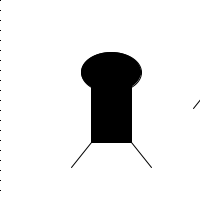
Frame 1 (no input)
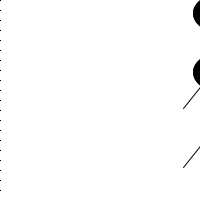
Frame 60 (the mouse pressed at the canvas centre just before this capture)
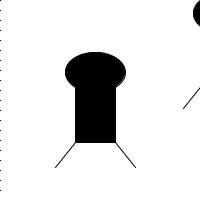
Frame 120 (the mouse held since frame 60 and released just before this capture)

The Processing sketch that drew these frames (run headless with seeded random() and noise(); from frame 60 on, the mouse is pressed at the canvas centre):

// Processing sketch: processing_132199
// ── processing_132199.pde

Monster mijnMonster;
Monster mijnMonster2;
Monster mijnMonster3;






void setup(){
size(200,200);
mijnMonster = new Monster(203, 23, 5);
mijnMonster2 = new Monster(75, 82, 8);
mijnMonster3 = new Monster(410, 245, 2);


}
 
 
 
void draw(){ 
background(255);
  mijnMonster.drawBeweging();
  mijnMonster.drawAchtergrond();
  mijnMonster.drawMonstertje();
 
  mijnMonster2.drawBeweging();
  mijnMonster2.drawAchtergrond();
  mijnMonster2.drawMonstertje();
 
  mijnMonster3.drawBeweging();
  mijnMonster3.drawAchtergrond();
  mijnMonster3.drawMonstertje();
}



class Monster {
int waardeX;
int waardeY;
int richting;
boolean roel;
int teller;
int achtergrondX;
int achtergrondBreedte;
int achtergrondHoogte;

Monster (int tempX, int tempY, int tempRichting) {
    waardeX = tempX; 
    waardeY = tempY; 
    richting = tempRichting; 
    roel = true;

}

 
   
void drawMonstertje(){
rect(waardeX,waardeY,40,60);        
ellipseMode(CENTER);
ellipse(waardeX+20,waardeY-10,60,40); 
line(waardeX,waardeY+60,waardeX-20,waardeY+85);
line(waardeX+40,waardeY+60,waardeX+60,waardeY+85); 
fill(0);
ellipseMode(CENTER);
ellipse(waardeX,waardeY-10,20,10);
fill(0);
ellipseMode(CENTER);
ellipse(waardeX+40,waardeY-10,20,10);  
}



void drawBeweging(){
waardeX = waardeX + richting;
// Monstertje beweegt naar rechts
waardeX = waardeX + richting;  
// Als monstertje de rand raakt, dan omkeren en wordt er door de teller geteld
  if(waardeX < 0 || waardeX > width){
    richting = - richting;
    println(teller);
    teller = teller + 1;
  }
  
}

void drawAchtergrond(){
// Begin Loop
for(int i = 200; i >= 0; i = i - 10){
rect(achtergrondX,i,achtergrondBreedte,achtergrondHoogte);
}
// Einde Loop

}




void drawTest(){
 
 // Als de teller 10 is, wordt een boolean geactiveerd.  
  if(teller == 10){
    roel = !roel; // -> als true is, wordt false ... als false is, wordt true
    teller = 0;
  }

// Als de boolean aanstaat, dan wordt het monster rood.
  if(roel == true){
    fill(255,0,0);
  }

// Als de boolean uitstaat, dan wordt het monster blauw.
  if(roel == false){
    fill(0,0,255);
  }
   
  
}
   
    
    

}
